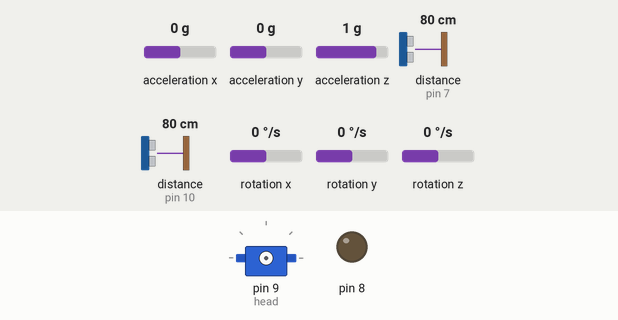
A sketch run on a simulated Arduino Uno, built with avr-gcc and run on an emulated ATmega328P. Parts: servo, output pins drawn as LEDs (lit = HIGH). Wiring (inferred from the names in the program): 2 × ultrasonic range finder: trigger pin 6, echo pin 7 / trigger pin 11, echo pin 10. The inputs (shaded band) are chosen by the test bench; at power-on: distance to the obstacle (sensors on pin 7, pin 10) 80 cm, acceleration x 0 g, acceleration y 0 g, acceleration z 1 g, rotation x 0 °/s, rotation y 0 °/s, rotation z 0 °/s. The echo pulse lasts 58.3 µs per cm; pins used as bus, display or sensor lines are not drawn; what the sketch prints to the serial monitor is not drawn.

Above: at 0.1 s.
At 1.9 s:
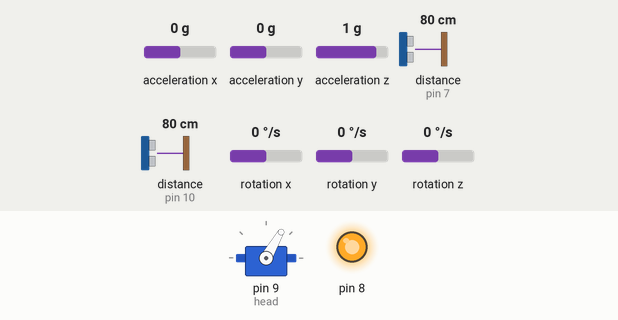
2.0 s: distance to the obstacle (sensor on pin 7) set to 98 cm
3.5 s: distance to the obstacle (sensor on pin 7) set to 107 cm
At 4.5 s:
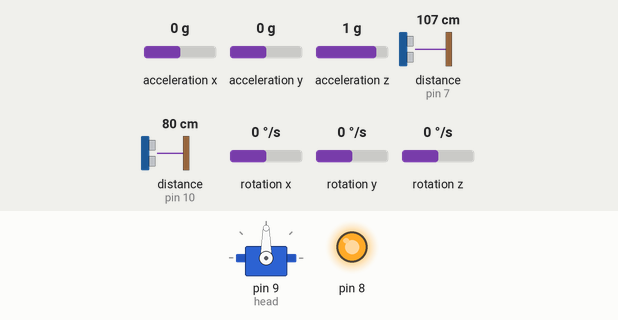
Timing chart, 0 to 6.5 s (numbered marks = the images above; inputs shaded):
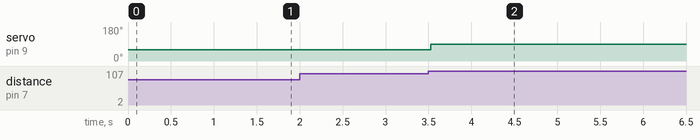

Measured:
- the behaviour switches between 101 and 102 cm on distance to the obstacle (sensor on pin 7) (found by bisection; images 1 and 2)
- after the input at 3.5 s, servo on pin 9 (head): 60° → 90° at once

The sketch:

wro_working_openRound_v1.ino
```cpp
#include <SPI.h>
#include <PWMServo.h>
#include <Servo.h>
#include "Wire.h"
#include <MPU6050_light.h>


// defines variables
// This is the main Pixy object

PWMServo head;
int i = 0;
const int trigleft = 11;
const int echoleft = 10;
const int trigright = 6;
const int echoright = 7;
// defines variables

double angle;

unsigned int interval = 2000;  //one minute in ms

bool clockwise = true;
double duration, distance;

float turnAmt = 90;


MPU6050 mpu(Wire);

int distance1 = 0;
void deterorei(int x) {
  while ((distanceleft() <= x) && (distanceright() <= x)) {
    forward();
  }
  if (distanceleft() > x) {
    clockwise = false;
  } else if (distanceright() > x) {
    clockwise = true;
  }
}
double anglec() {
  double amgle = mpu.getAngleZ();
  return amgle;
}
double distanceleft() {
  digitalWrite(trigleft, LOW);
  delayMicroseconds(2);
  // Sets the trigPin on HIGH state for 10 micro seconds
  digitalWrite(trigleft, HIGH);
  delayMicroseconds(10);
  digitalWrite(trigleft, LOW);
  // Reads the echoPin, returns the sound wave travel time in microseconds
  duration = pulseIn(echoleft, HIGH);
  // Calculating the distance
  distance = duration * 0.034 / 2;
  return distance;
}
double distanceright() {
  digitalWrite(trigright, LOW);
  delayMicroseconds(2);
  // Sets the trigPin on HIGH state for 10 micro seconds
  digitalWrite(trigright, HIGH);
  delayMicroseconds(10);
  digitalWrite(trigright, LOW);
  // Reads the echoPin, returns the sound wave travel time in microseconds
  duration = pulseIn(echoright, HIGH);
  // Calculating the distance
  distance = duration * 0.034 / 2;
  return distance;
}
void forward() {
  digitalWrite(7, LOW);
  digitalWrite(8, HIGH);
}
void stop() {
  digitalWrite(7, HIGH);
  digitalWrite(8, LOW);
}
void setup() {
  Wire.begin();
  mpu.begin();
  Serial.begin(115200);
  pinMode(7, OUTPUT);
  pinMode(8, OUTPUT);
  pinMode(trigleft, OUTPUT);  // Sets the trigPin as an Output
  pinMode(echoleft, INPUT);
  pinMode(trigright, OUTPUT);  // Sets the trigPin as an Output
  pinMode(echoright, INPUT);
  mpu.calcOffsets();
  delay(100);
  head.attach(9);
  head.write(60);
  deterorei(100);
}

void loop() {
  forward();
  double angleol = anglec();
  if (clockwise == true) {
    while (true) {

      if (distanceright() >= 100) {
        head.write(90);
        while (anglec() >= (angleol - 90)) {
          mpu.update();
          forward();
          delay(1);
          Serial.println(mpu.getAngleZ());
          Serial.println(angleol);

        }
        angleol -= 90;
      }

      head.write(60);
      forward();
    }

  } else if (clockwise == false) {
    while (true) {

      if (distanceleft() >= 100) {
        head.write(20);
        while (anglec() <= (angleol + 90)) {
          mpu.update();
          forward();
          delay(1);
          Serial.println(mpu.getAngleZ());
          Serial.println(angleol);

        }
        angleol += 90;
      }

      head.write(60);
      forward();
    }
  }
}
```
